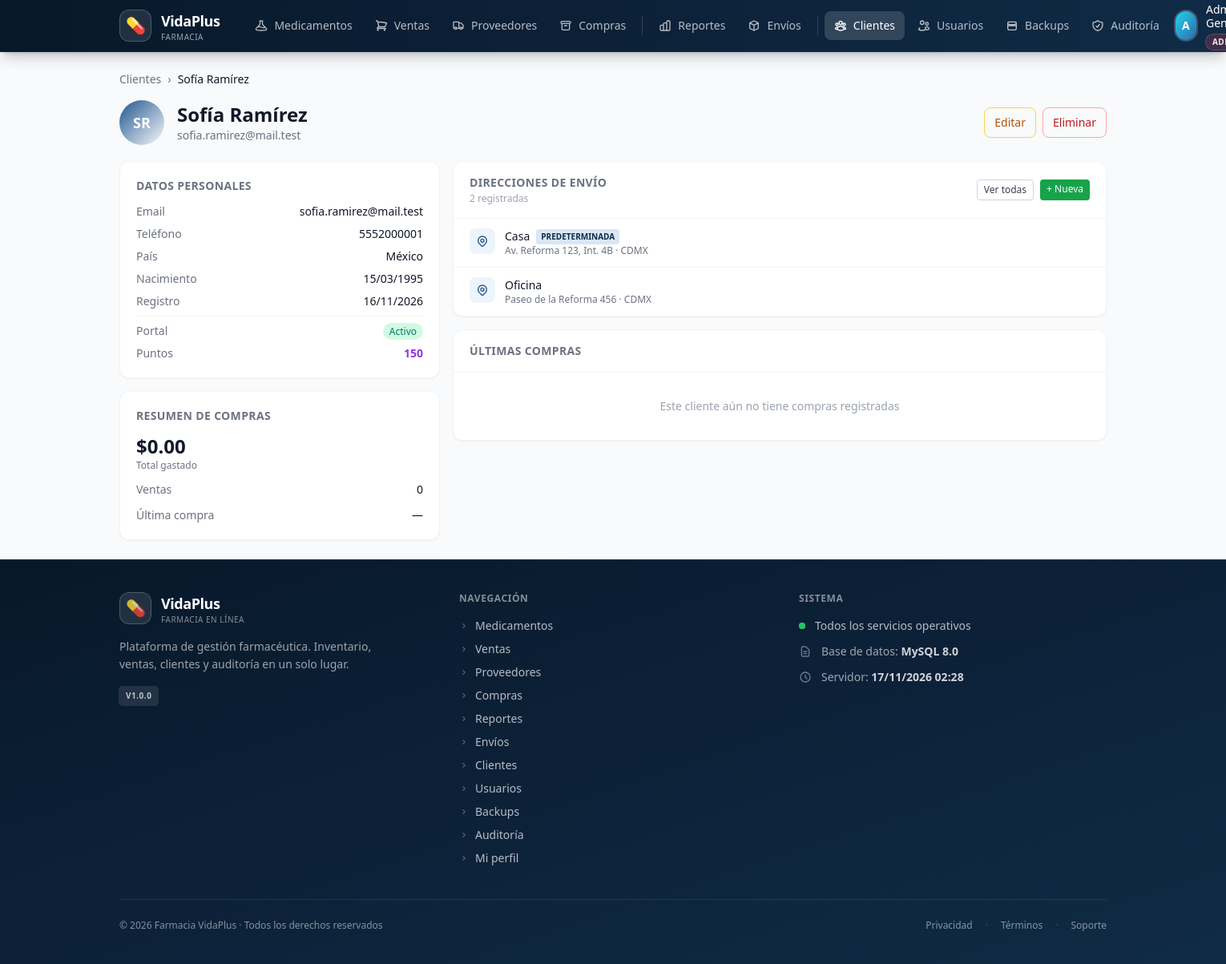
The page /modules/clientes.php?accion=ver&id=1 (signed in) on the database its author committed.
### tables this page shows
CREATE TABLE clientes (
    id_cliente       INT UNSIGNED AUTO_INCREMENT PRIMARY KEY,
    nombre           VARCHAR(60)  NOT NULL,
    apellido         VARCHAR(60)  NOT NULL,
    email            VARCHAR(100) NOT NULL,
    telefono         VARCHAR(15)  NULL,
    id_pais          INT UNSIGNED NOT NULL,
    fecha_nacimiento DATE         NULL,
    puntos_lealtad   INT UNSIGNED NOT NULL DEFAULT 0,
    password_hash    VARCHAR(255) NULL,
    fecha_registro   DATE         NOT NULL DEFAULT (CURRENT_DATE),
    activo           TINYINT(1)   NOT NULL DEFAULT 1,
    CONSTRAINT uq_clientes_email UNIQUE (email),
    CONSTRAINT fk_clientes_pais FOREIGN KEY (id_pais)
      REFERENCES paises(id_pais) ON DELETE RESTRICT ON UPDATE CASCADE,
    CONSTRAINT chk_clientes_email CHECK (email LIKE '%@%.%')
);

CREATE TABLE paises (
    id_pais      INT UNSIGNED AUTO_INCREMENT PRIMARY KEY,
    iso2         CHAR(2)     NOT NULL,
    iso3         CHAR(3)     NOT NULL,
    nombre       VARCHAR(80) NOT NULL,
    nacionalidad VARCHAR(50) NOT NULL,
    codigo_tel   VARCHAR(5)  NOT NULL,
    activo       TINYINT(1)  NOT NULL DEFAULT 1,
    CONSTRAINT uq_paises_iso2    UNIQUE (iso2),
    CONSTRAINT uq_paises_iso3    UNIQUE (iso3),
    CONSTRAINT uq_paises_nombre  UNIQUE (nombre),
    CONSTRAINT chk_paises_iso2 CHECK (iso2 = UPPER(iso2) AND CHAR_LENGTH(iso2) = 2),
    CONSTRAINT chk_paises_iso3 CHECK (iso3 = UPPER(iso3) AND CHAR_LENGTH(iso3) = 3)
);

CREATE TABLE direcciones_cliente (
    id_direccion      INT UNSIGNED AUTO_INCREMENT PRIMARY KEY,
    id_cliente        INT UNSIGNED NOT NULL,
    alias             VARCHAR(30)  NOT NULL,
    calle             VARCHAR(200) NOT NULL,
    colonia           VARCHAR(100) NULL,
    ciudad            VARCHAR(80)  NOT NULL,
    estado_provincia  VARCHAR(80)  NOT NULL,
    codigo_postal     VARCHAR(10)  NOT NULL,
    id_pais           INT UNSIGNED NOT NULL,
    es_predeterminada TINYINT(1)   NOT NULL DEFAULT 0,
    activa            TINYINT(1)   NOT NULL DEFAULT 1,
    fecha_creacion    DATETIME     NOT NULL DEFAULT CURRENT_TIMESTAMP,
    CONSTRAINT fk_direcciones_cliente FOREIGN KEY (id_cliente)
        REFERENCES clientes(id_cliente) ON DELETE CASCADE ON UPDATE CASCADE,
    CONSTRAINT fk_direcciones_pais FOREIGN KEY (id_pais)
        REFERENCES paises(id_pais) ON DELETE RESTRICT ON UPDATE CASCADE
);

### includes/helpers.php (called while the page is built, shortened)
<?php
function e(?string $str): string
{
    return htmlspecialchars($str ?? '', ENT_QUOTES, 'UTF-8');
}

### modules/clientes.php (the view, shortened to what this page needs)
<?php
$accion = $_GET['accion'] ?? 'listar';
match($accion) {
    'crear'    => accionCrear(),
    'editar'   => accionEditar(),
    'eliminar' => accionEliminar(),
    'exportar' => accionExportar(),
    'ver'      => accionVer(),
    default    => accionListar(),
};
    ?>
    <?php
function accionVer(): void
{
    $id = (int)($_GET['id'] ?? 0);
    $pdo = pdoActual();
    $stmt = $pdo->prepare("
        SELECT c.*, p.nombre AS pais
        FROM clientes c
        INNER JOIN paises p ON c.id_pais = p.id_pais
        WHERE c.id_cliente = ?
    ");
    $stmt->execute([$id]);
    $cliente = $stmt->fetch();
    $stmt = $pdo->prepare("
        SELECT d.*, p.nombre AS pais
        FROM direcciones_cliente d
        INNER JOIN paises p ON d.id_pais = p.id_pais
        WHERE d.id_cliente = ? AND d.activa = 1
        ORDER BY d.es_predeterminada DESC, d.fecha_creacion DESC
    ");
    $stmt->execute([$id]);
    $direcciones = $stmt->fetchAll();
    $stats = $pdo->prepare("
        SELECT
            COUNT(*) AS num_ventas,
            COALESCE(SUM(total), 0) AS total_gastado,
            MAX(fecha_venta) AS ultima_compra
        FROM ventas
        WHERE id_cliente = ? AND estado = 'completada'
    ");
    $stats->execute([$id]);
    $resumen = $stats->fetch();
    $stmt = $pdo->prepare("
        SELECT id_venta, folio, fecha_venta, total, estado, canal
        FROM ventas
        WHERE id_cliente = ?
        ORDER BY fecha_venta DESC
        LIMIT 5
    ");
    $stmt->execute([$id]);
    $ultimasVentas = $stmt->fetchAll();
    require __DIR__ . '/../includes/header.php';
    ?>
    <nav class="flex items-center gap-2 text-sm text-gray-500 mb-4">
        <a href="/modules/clientes.php" class="hover:text-primary-600 transition">Clientes</a>
        <span>›</span>
        <span class="text-gray-900 font-medium">
            <?= e($cliente['nombre'] . ' ' . $cliente['apellido']) ?>
        </span>
    </nav>
    <div class="flex flex-col sm:flex-row sm:items-center sm:justify-between gap-3 mb-5">
        <div class="flex items-center gap-4">
            <?php $inicial = strtoupper(substr($cliente['nombre'], 0, 1) . substr($cliente['apellido'], 0, 1)); ?>
            <div class="w-14 h-14 rounded-full bg-gradient-to-br from-primary-600 to-primary-400
                        text-white text-lg font-bold flex items-center justify-center">
                <?= e($inicial) ?>
            </div>
            <div>
                <h1 class="text-2xl font-bold text-gray-900">
                    <?= e($cliente['nombre'] . ' ' . $cliente['apellido']) ?>
                </h1>
                <p class="text-sm text-gray-500">
                    <?= e($cliente['email']) ?>
                </p>
            </div>
        </div>
        <div class="flex gap-2">
            <a href="/modules/clientes.php?accion=editar&id=<?= $id ?>"
               class="inline-flex items-center gap-2 px-3 py-2 text-sm border border-amber-300
                      text-amber-700 rounded-lg hover:bg-amber-50 transition">
                Editar
            </a>
            <a href="/modules/clientes.php?accion=eliminar&id=<?= $id ?>"
               class="inline-flex items-center gap-2 px-3 py-2 text-sm border border-red-300
                      text-red-700 rounded-lg hover:bg-red-50 transition">
                Eliminar
            </a>
        </div>
    </div>
    <div class="grid grid-cols-1 lg:grid-cols-3 gap-4">
        <div class="lg:col-span-1 space-y-4">
            <div class="bg-white rounded-xl shadow-sm border border-gray-100 p-5">
                <h2 class="text-sm font-semibold text-gray-500 uppercase tracking-wide mb-3">
                    Datos personales
                </h2>
                <dl class="space-y-2 text-sm">
                    <div class="flex justify-between">
                        <dt class="text-gray-500">Email</dt>
                        <dd class="text-gray-900 text-right"><?= e($cliente['email']) ?></dd>
                    </div>
                    <div class="flex justify-between">
                        <dt class="text-gray-500">Teléfono</dt>
                        <dd class="text-gray-900"><?= e($cliente['telefono'] ?: '—') ?></dd>
                    </div>
                    <div class="flex justify-between">
                        <dt class="text-gray-500">País</dt>
                        <dd class="text-gray-900"><?= e($cliente['pais']) ?></dd>
                    </div>
                    <div class="flex justify-between">
                        <dt class="text-gray-500">Nacimiento</dt>
                        <dd class="text-gray-900">
                            <?= $cliente['fecha_nacimiento']
                                ? date('d/m/Y', strtotime($cliente['fecha_nacimiento']))
                                : '—' ?>
                        </dd>
                    </div>
                    <div class="flex justify-between">
                        <dt class="text-gray-500">Registro</dt>
                        <dd class="text-gray-900"><?= date('d/m/Y', strtotime($cliente['fecha_registro'])) ?></dd>
                    </div>
                    <div class="flex justify-between pt-2 border-t border-gray-100">
                        <dt class="text-gray-500">Portal</dt>
                        <dd>
                            <?php if ($cliente['password_hash']): ?>
                                <span class="text-xs bg-emerald-100 text-emerald-700 px-2 py-0.5 rounded-full">
                                    Activo
                                </span>
                            <?php else: ?>
                                <span class="text-xs text-gray-400">Sin acceso</span>
                            <?php endif; ?>
                        </dd>
                    </div>
                    <div class="flex justify-between">
                        <dt class="text-gray-500">Puntos</dt>
                        <dd class="text-purple-600 font-semibold">
                            <?= number_format((int)$cliente['puntos_lealtad']) ?>
                        </dd>
                    </div>
                </dl>
            </div>
            <div class="bg-white rounded-xl shadow-sm border border-gray-100 p-5">
                <h2 class="text-sm font-semibold text-gray-500 uppercase tracking-wide mb-3">
                    Resumen de compras
                </h2>
                <div class="space-y-3">
                    <div>
                        <div class="text-2xl font-bold text-gray-900">
                            $<?= number_format((float)$resumen['total_gastado'], 2) ?>
                        </div>
                        <div class="text-xs text-gray-500">Total gastado</div>
                    </div>
                    <div class="flex justify-between text-sm">
                        <span class="text-gray-500">Ventas</span>
                        <span class="text-gray-900 font-medium"><?= (int)$resumen['num_ventas'] ?></span>
                    </div>
                    <div class="flex justify-between text-sm">
                        <span class="text-gray-500">Última compra</span>
                        <span class="text-gray-900">
                            <?= $resumen['ultima_compra']
                                ? date('d/m/Y', strtotime($resumen['ultima_compra']))
                                : '—' ?>
                        </span>
                    </div>
                </div>
            </div>
        </div>
        <div class="lg:col-span-2 space-y-4">
            <div class="bg-white rounded-xl shadow-sm border border-gray-100 overflow-hidden">
                <div class="px-5 py-4 border-b border-gray-100 flex items-center justify-between">
                    <div>
                        <h2 class="text-sm font-semibold text-gray-500 uppercase tracking-wide">
                            Direcciones de envío
                        </h2>
                        <p class="text-xs text-gray-400 mt-0.5">
                            <?= count($direcciones) ?> registrada<?= count($direcciones) !== 1 ? 's' : '' ?>
                        </p>
                    </div>
                    <div class="flex gap-2">
                        <a href="/modules/direcciones.php?id_cliente=<?= $id ?>"
                           class="text-xs px-2 py-1 rounded border border-gray-300
                                  text-gray-700 hover:bg-gray-50 transition">
                            Ver todas
                        </a>
                        <a href="/modules/direcciones.php?accion=crear&id_cliente=<?= $id ?>"
                           class="text-xs px-2 py-1 rounded bg-green-600 text-white
                                  hover:bg-green-700 transition">
                            + Nueva
                        </a>
                    </div>
                </div>
                <?php if (empty($direcciones)): ?>
                    <div class="px-5 py-8 text-center text-sm text-gray-400">
                        Sin direcciones registradas
                    </div>
                <?php else: ?>
                    <ul class="divide-y divide-gray-100">
                        <?php foreach (array_slice($direcciones, 0, 3) as $d): ?>
                            <li class="px-5 py-3 flex items-start gap-3">
                                <div class="w-8 h-8 rounded-lg bg-primary-50 text-primary-600
                                            flex items-center justify-center flex-shrink-0">
                                </div>
                                <div class="flex-1 min-w-0">
                                    <div class="flex items-center gap-2">
                                        <span class="text-sm font-medium text-gray-900"><?= e($d['alias']) ?></span>
                                        <?php if ($d['es_predeterminada']): ?>
                                            <span class="text-[10px] font-semibold uppercase
                                                         bg-primary-100 text-primary-700 px-1.5 py-0.5 rounded">
                                                Predeterminada
                                            </span>
                                        <?php endif; ?>
                                    </div>
                                    <p class="text-xs text-gray-500 truncate">
                                        <?= e($d['calle']) ?> · <?= e($d['ciudad']) ?>
                                    </p>
                                </div>
                            </li>
                        <?php endforeach; ?>
                    </ul>
                <?php endif; ?>
            </div>
            <div class="bg-white rounded-xl shadow-sm border border-gray-100 overflow-hidden">
                <div class="px-5 py-4 border-b border-gray-100">
                    <h2 class="text-sm font-semibold text-gray-500 uppercase tracking-wide">
                        Últimas compras
                    </h2>
                </div>
                <?php if (empty($ultimasVentas)): ?>
                    <div class="px-5 py-8 text-center text-sm text-gray-400">
                        Este cliente aún no tiene compras registradas
                    </div>
                <?php endif; ?>
            </div>
        </div>
    </div>
    <?php
    require __DIR__ . '/../includes/footer.php';
}

### rows shown on the page
clientes: nombre+apellido "Sofía Ramírez", inicial "SR", email "sofia.ramirez@mail.test", telefono "5552000001", id_pais.nombre "México", fecha_nacimiento "15/03/1995", fecha_registro "16/11/2026", puntos_lealtad "150"
direcciones_cliente: alias "Casa", es_predeterminada "PREDETERMINADA", calle "Av. Reforma 123, Int. 4B", ciudad "CDMX"
direcciones_cliente: alias "Oficina", calle "Paseo de la Reforma 456", ciudad "CDMX"

### other values the page prints
$item['label'] "Medicamentos"
$item['label'] "Ventas"
$item['label'] "Proveedores"
$item['label'] "Compras"
$item['label'] "Reportes"
$item['label'] "Envíos"
$item['label'] "Clientes"
$item['label'] "Usuarios"
$item['label'] "Backups"
$item['label'] "Auditoría"
$inicial "A"
$resumen['total_gastado'] "0.00"
$resumen['num_ventas'] "0"
count($direcciones) "2"
